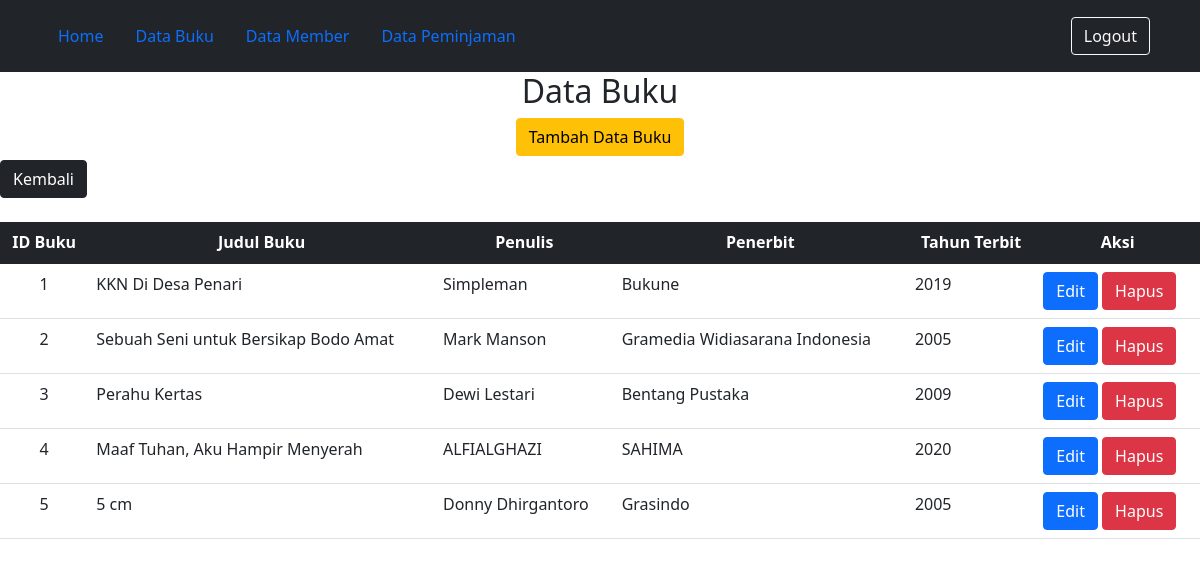
The app's page /Buku.php (signed in) with its own data.
### tables this page shows
CREATE TABLE `buku` (
  `id_buku` int(12) NOT NULL,
  `judul_buku` varchar(500) NOT NULL,
  `penulis` varchar(500) NOT NULL,
  `penerbit` varchar(250) NOT NULL,
  `tahun_terbit` int(12) NOT NULL
);

### Koneksi.php (called while the page is built, shortened)
<?php
function koneksi()
{
    try {
        $dbh = new PDO('mysql:host=localhost;dbname=prak501', "root", "");
        $dbh->setAttribute( PDO::ATTR_ERRMODE, PDO::ERRMODE_EXCEPTION );
      }
      catch (PDOException $e) {
        print "Koneksi atau query bermasalah: " . $e->getMessage() . "<br/>";
        die();
      }
    return $dbh;
}
?>

### Model.php (the view, shortened to what this page needs)
<!DOCTYPE html>
<html lang="en">
<head>
    <link href="https://cdn.jsdelivr.net/npm/bootstrap@5.1.3/dist/css/bootstrap.min.css" rel="stylesheet">
</head>
<body>
</body>
</html>
<?php
include_once('Koneksi.php');
include_once('Header.php');
function readData($nama_tabel)
{
    $stmt = koneksi()->prepare("SELECT * FROM $nama_tabel");
    $stmt-> execute();
    $result = $stmt-> fetchAll();
    if (!empty($result)) {
        if ($nama_tabel == "member") {
            foreach ($result as $hasil) {
                echo "<tr>";
                echo "<td  class='text-center'>" . $hasil['id_member'] . "</td>";
                echo "<td>" . $hasil['nama_member'] . "</td>";
                echo "<td>" . $hasil['nomor_member'] . "</td>";
                echo "<td>" . $hasil['password'] . "</td>";
                echo "<td>" . $hasil['alamat'] . "</td>";
                echo "<td>" . $hasil["tgl_mendaftar"] . "</td>";
                echo "<td>" . $hasil["tgl_terakhir_bayar"] . "</td>";
                echo "<td>";
                echo "<a class='btn btn-primary' href='FormMember.php?id_member=" . $hasil['id_member'] . "'>Edit</a>";
                echo " ";
                echo "<a class='btn btn-danger' href='Member.php?id_member=" . $hasil['id_member'] . "' onclick=\"return confirm('Yakin Ingin Dihapus?')\">Hapus</a>";
                echo "</td>";
                echo "</tr>";
            }
        }
        elseif ($nama_tabel == "buku") {
            foreach ($result as $hasil) {
                echo "<tr>";
                echo "<td class='text-center'>". $hasil['id_buku'] . "</td>";
                echo "<td>" . $hasil['judul_buku'] . "</td>";
                echo "<td>" . $hasil['penulis'] . "</td>";
                echo "<td>" . $hasil['penerbit'] . "</td>";
                echo "<td>" . $hasil["tahun_terbit"] . "</td>";
                echo "<td>";
                echo "<a class='btn btn-primary' href='FormBuku.php?id_buku=" . $hasil['id_buku'] . "'>Edit</a>";
                echo "<a class='btn btn-danger' href='Buku.php?id_buku=" . $hasil['id_buku'] . "' onclick=\"return confirm('Yakin Ingin Dihapus?')\">Hapus</a>";
                echo "</td>";
                echo "</tr>";
            }
        }
    }
}

### Buku.php (shortened to what this page needs)
<!DOCTYPE html>
<html lang="en">
<head>
    <link href="https://cdn.jsdelivr.net/npm/bootstrap@5.1.3/dist/css/bootstrap.min.css" rel="stylesheet">
</head>
<body>
    <?php
        include_once('Model.php');
    ?>
    <h2><center>Data Buku</center></h2>
    <center><a href="FormBuku.php"><button class="btn btn-warning mb-1">Tambah Data Buku</button></a></center>
    <a href="Index.php"><button class="btn btn-dark mb-4">Kembali</button></a>
    <table class="table">
    <thead class="table-dark">
        <tr>
            <th class="text-center">ID Buku</th>
            <th class="text-center">Judul Buku</th>
            <th class="text-center">Penulis</th>
            <th class="text-center">Penerbit</th>
            <th class="text-center">Tahun Terbit</th>
            <th class="text-center">Aksi</th>
        </tr>
    </thead>
    <?php readData("buku") ?>
    </table>
</body>
</html>

### Header.php (shortened to what this page needs)
<!doctype html>
<html lang="en">
<head>
    <link href="https://cdn.jsdelivr.net/npm/bootstrap@5.1.3/dist/css/bootstrap.min.css" rel="stylesheet">
</head>
<body>
    <header class="p-3 bg-dark text-white">
        <div class="container">
            <div class="d-flex flex-wrap align-items-center justify-content-center justify-content-lg-start">
                <ul class="nav col-12 col-lg-auto me-lg-auto mb-2 justify-content-center mb-md-0">
                    <li><a href="Index.php" class="nav-link px-3 text-blue">Home</a></li>
                    <li><a href="Buku.php" class="nav-link px-3 text-blue">Data Buku</a></li>
                    <li><a href="Member.php" class="nav-link px-3 text-blue">Data Member</a></li>
                    <li><a href="Peminjaman.php" class="nav-link px-3 text-blue">Data Peminjaman</a></li>
                </ul>
                <div class="text-end">
                    <?php
                    if (isset($_SESSION['nomor_member']) == false) {
                        echo "<a href=\"FormLogin.php\"> <button type=\"button\" class=\"btn btn-outline-light me-2\">Login</button></a>";
                    } else {
                        echo "<a href=\"Logout.php\"> <button type=\"button\" class=\"btn btn-outline-light me-2\">Logout</button></a>";
                    }
                    ?>
                </div>
            </div>
        </div>
    </header>
</body>
</html>

### records on screen
buku: id_buku "1", judul_buku "KKN Di Desa Penari", penulis "Simpleman", penerbit "Bukune", tahun_terbit "2019"
buku: id_buku "2", judul_buku "Sebuah Seni untuk Bersikap Bodo Amat", penulis "Mark Manson", penerbit "Gramedia Widiasarana Indonesia", tahun_terbit "2005"
buku: id_buku "3", judul_buku "Perahu Kertas", penulis "Dewi Lestari", penerbit "Bentang Pustaka", tahun_terbit "2009"
buku: id_buku "4", judul_buku "Maaf Tuhan, Aku Hampir Menyerah", penulis "ALFIALGHAZI", penerbit "SAHIMA", tahun_terbit "2020"
buku: id_buku "5", judul_buku "5 cm", penulis "Donny Dhirgantoro", penerbit "Grasindo", tahun_terbit "2005"
